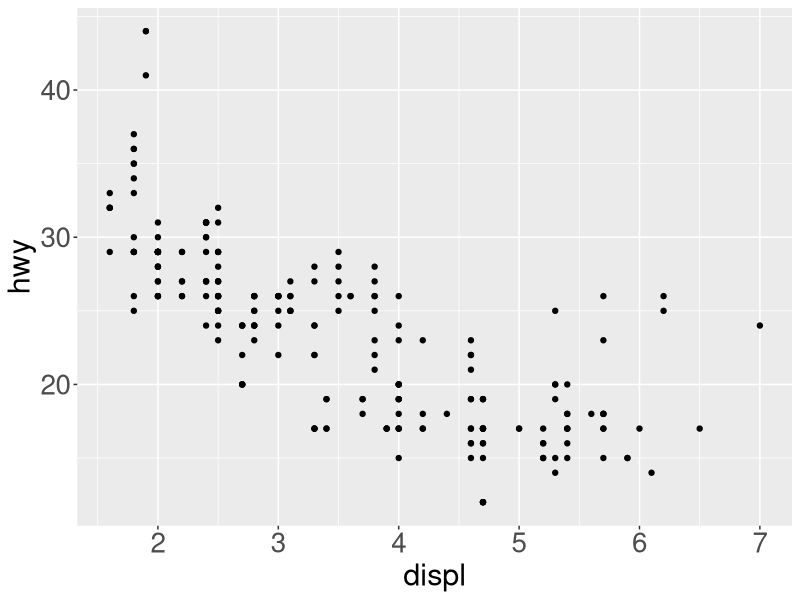
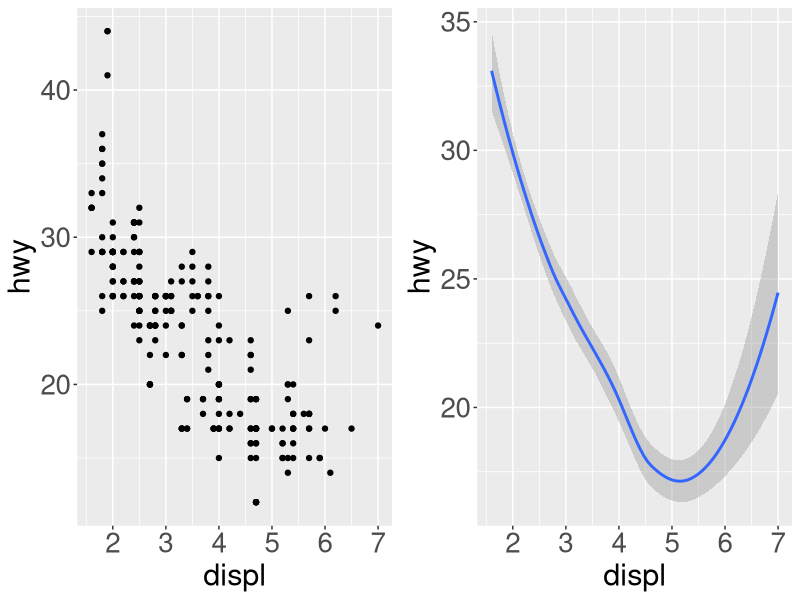
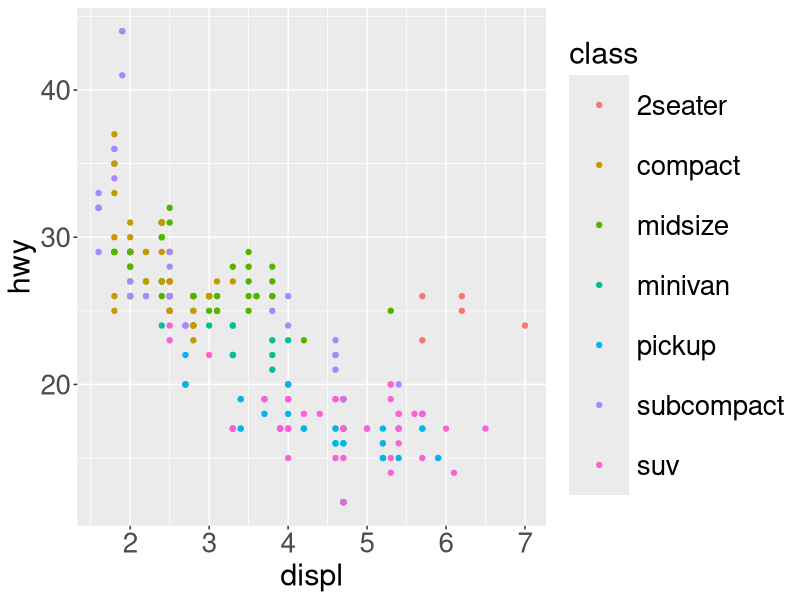
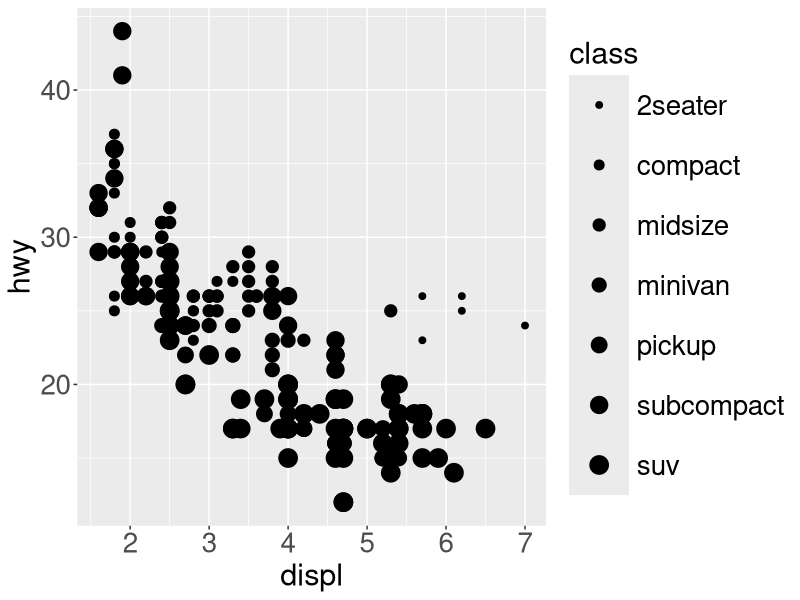
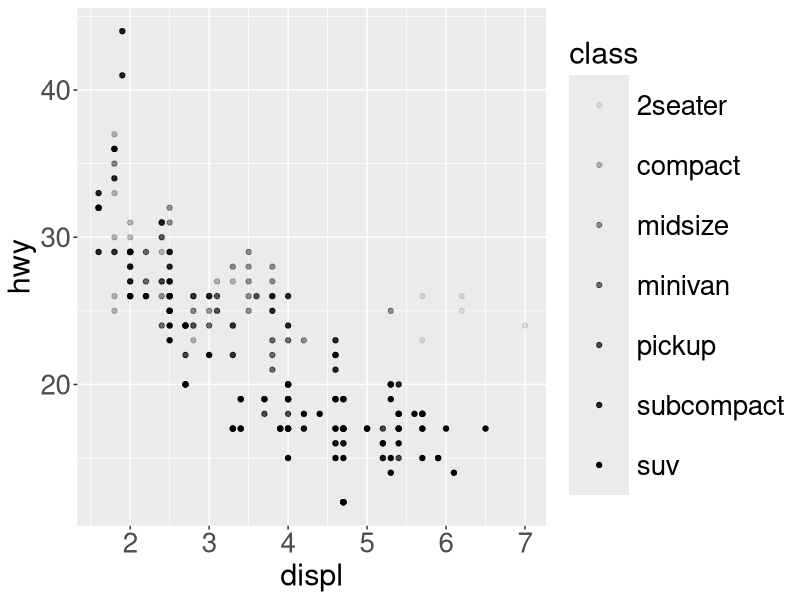
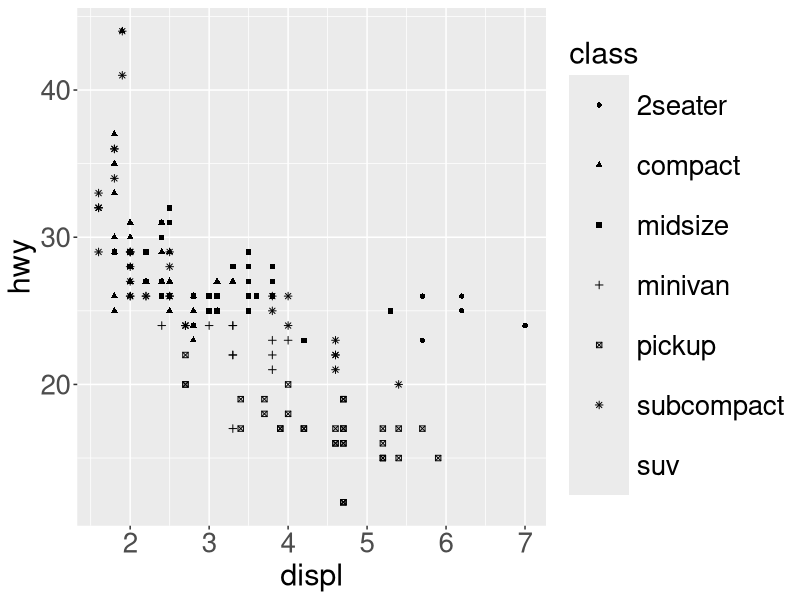
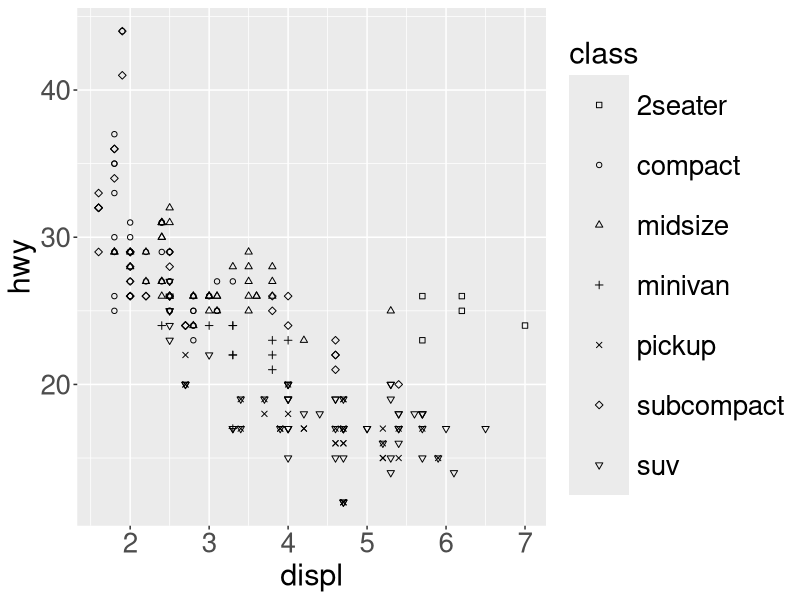
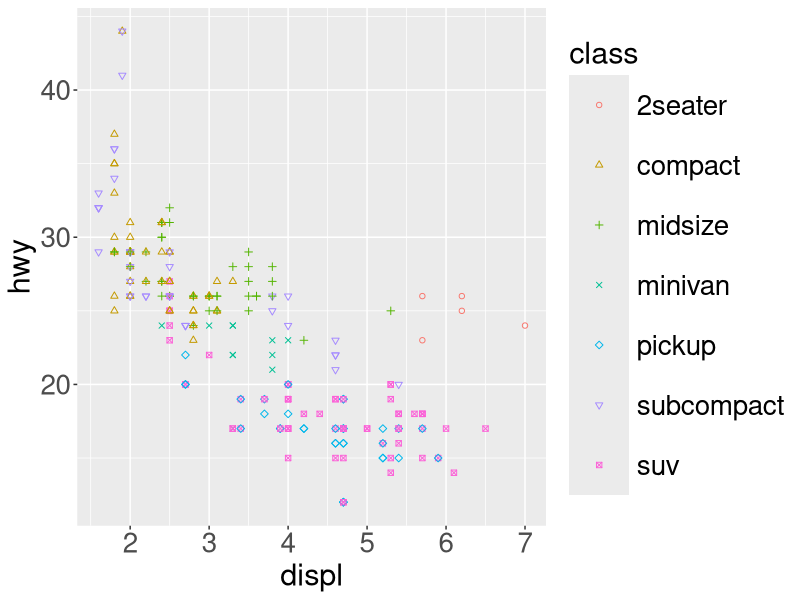

Reproduce these figures in R, in order. (Note: this script raises an error after producing the figures.)
## ---- chunk 1
knitr::opts_chunk$set(echo = TRUE, out.height="150px", fig.align = 'center', message = FALSE, cache=TRUE)

library(egg)
library(tidyverse)

theme_update(
  legend.key.size = unit(3, "line"),        # legend symbols size
  legend.title = element_text(size = 22),   # legend labels
  legend.text = element_text(size = 20),    # legend text
  axis.title = element_text(size = 22),     # axis labels
  axis.text = element_text(size = 20),      # tick labels
  title = element_text(size = 22)           # title
)
## ---- chunk 2
ggplot(data = mpg) +
  geom_point(mapping = aes(x = displ, y = hwy))
## ---- chunk 3
left <- ggplot(data = mpg) + 
  geom_point(mapping = aes(x = displ, y = hwy))

right <- ggplot(data = mpg) + 
  geom_smooth(mapping = aes(x = displ, y = hwy))

ggarrange(left, right, nrow = 1)
## ---- chunk 4
ggplot(data = mpg) +
  geom_point(mapping = aes(x = displ, y = hwy, color = class))
## ---- chunk 5
subset(mpg, class == "2seater", 
       select = c("manufacturer", "model", "year"))
## ---- chunk 6
ggplot(data = mpg) +
  geom_point(aes(x = displ, y = hwy, size = class))
## ---- chunk 7
#> Using size for a discrete variable is not advised.
## ---- chunk 8
ggplot(data = mpg) +
  geom_point(aes(x = displ, y = hwy, alpha = class))
## ---- chunk 9
ggplot(data = mpg) +
  geom_point(aes(x = displ, y = hwy, shape = class))
## ---- chunk 10
ggplot(data = mpg) +
  geom_point(aes(x = displ, y = hwy, shape = class)) +
  scale_shape_manual(values = 0:6)
## ---- chunk 11
ggplot(data = mpg) +
  geom_point(
    mapping = aes(x = displ, y = hwy,
                  shape = class, color = class)) +
  scale_shape_manual(values = 1:7)
## ---- chunk 12
ggplot(mpg) +
  geom_point(aes(x = displ, y = hwy, colour = cty))
## ---- chunk 13
ggplot(mpg) + 
  geom_point(aes(x = displ, y = hwy, size = cty))
## ---- chunk 14
ggplot(mpg) + 
  geom_point(aes(x = displ, y = hwy, alpha = cty)) 
## ---- chunk 15
ggplot(data = mpg) + 
  geom_smooth(aes(x = displ, y = hwy, linetype = drv))
## ---- chunk 16
p1 <- ggplot(data = mpg) +
  geom_smooth(aes(x = displ, y = hwy))

p2 <- ggplot(data = mpg) +
  geom_smooth(aes(x = displ, y = hwy, group = drv))

ggarrange(p1, p2, nrow = 1)
## ---- chunk 17
left <- ggplot(data = mpg) +
  geom_smooth(aes(x = displ, y = hwy, group = drv))

right <- ggplot(data = mpg) +
  geom_smooth(aes(x = displ, y = hwy, linetype = drv))

ggarrange(left, right, nrow = 1)
## ---- chunk 18
left <- ggplot(data = mpg) +
  geom_smooth(aes(x = displ, y = hwy, group = drv))

right <- ggplot(data = mpg) +
  geom_smooth(aes(x = displ, y = hwy, color = drv))

ggarrange(left, right, nrow = 1)
## ---- chunk 19
ggplot(mpg) + 
  geom_point(aes(x = displ, y = hwy, 
                 colour = displ < 5))
## ---- chunk 20
ggplot(mpg) + 
  geom_point(aes(x = displ, y = hwy, 
                 colour = class == "2seater"))
## ---- chunk 21
ggplot(data = mpg) + 
  geom_point(aes(x = displ, y = hwy),
             color = "blue")
## ---- chunk 22
ggplot(data = mpg) +
  geom_point(aes(x = displ, y = hwy), 
    color = "blue",
    size = 6)
## ---- chunk 23
ggplot(data = mpg) + 
  geom_point(aes(x = displ, y = hwy), 
             color = "blue", size = 5, shape = 6)
## ---- chunk 24
ggplot(data = mpg) +
  geom_point(mapping = aes(x = displ, y = hwy),
    color = "blue", size = 5, shape = 24, fill = "red")
## ---- chunk 25
ggplot(data = mpg) +
  geom_point(aes(x = displ, y = hwy), 
             color = "blue", size = 5, shape = 23, fill = "red", stroke = 2
  )
## ---- chunk 26
ggplot(data = mpg) +
  geom_point(aes(x = displ, y = hwy),
    color = "darkblue",
    fill = "lightblue",
    shape = 21,
    size = 5,
    stroke = 1
  )
## ---- chunk 27
ggplot(data = mpg) +
  geom_point(aes(x = displ, y = hwy),
    color = "darkblue",
    fill = "lightblue",
    shape = 21,
    size = 5,
    stroke = 3
  )
## ---- chunk 28
left <- ggplot(data = mpg) + 
  geom_smooth(aes(x = displ, y = hwy))

center <- ggplot(data = mpg) + 
  geom_smooth(aes(x = displ, y = hwy),
    linetype = "dotted")

right <- ggplot(data = mpg) + 
  geom_smooth(aes(x = displ, y = hwy),
    linetype = "twodash")

ggarrange(left, center, right, nrow = 1)
## ---- chunk 29
left <- ggplot(data = mpg) + 
  geom_smooth(aes(x = displ, y = hwy))

center <- ggplot(data = mpg) + 
  geom_smooth(aes(x = displ, y = hwy),size = 2)

right <- ggplot(data = mpg) + 
  geom_smooth(aes(x = displ, y = hwy), size = 5)

ggarrange(left, center, right, nrow = 1)
## ---- chunk 30
left <- ggplot(data = mpg) + 
  geom_smooth(aes(x = displ, y = hwy),
              linetype = "dotted")

center <- ggplot(data = mpg) + 
  geom_smooth(aes(x = displ, y = hwy),
              linetype = "dotted", size = 2)

right <- ggplot(data = mpg) + 
  geom_smooth(aes(x = displ, y = hwy),
              linetype = "dotted", size = 5)

ggarrange(left, center, right, nrow = 1)
## ---- chunk 31

left <- ggplot(data = mpg) +
  geom_smooth(aes(x = displ, y = hwy))

right <- ggplot(data = mpg) +
  geom_smooth(aes(x = displ, y = hwy),
    se = FALSE)

ggarrange(left, right, nrow = 1)
## ---- chunk 32
left <- ggplot(data = mpg) +
  geom_smooth(aes(x = displ, y = hwy, linetype = drv))

right <- ggplot(data = mpg) +
  geom_smooth(aes(x = displ, y = hwy, linetype = drv),
    se = FALSE)

ggarrange(left, right, nrow = 1)
## ---- chunk 33
l <- ggplot(data = mpg) + 
  geom_smooth(aes(x = displ, y = hwy, color = drv))
  
r <- ggplot(data = mpg) + 
  geom_smooth(aes(x = displ, y = hwy, color = drv),
    se = FALSE)

ggarrange(l, r, nrow = 1)
## ---- chunk 34
l <- ggplot(data = mpg) + 
  geom_point(aes(x = displ, y = hwy))

c <- ggplot(data = mpg) + 
  geom_smooth(aes(x = displ, y = hwy))

r <- ggplot(data = mpg) + 
  geom_smooth(aes(x = displ, y = hwy), method = "lm")

ggarrange(l, c, r, nrow = 1)
## ---- chunk 35
l <- ggplot(data = mpg) + 
  geom_smooth(aes(x = displ, y = hwy, linetype = drv),
    se = FALSE)

r <- ggplot(data = mpg) + 
  geom_smooth(aes(x = displ, y = hwy, linetype = drv),
    se = FALSE, show.legend = FALSE)

ggarrange(l, r, nrow = 1)
## ---- chunk 36
l <- ggplot(data = mpg) + 
  geom_smooth(aes(x = displ, y = hwy, color = drv),
    se = FALSE)

r <- ggplot(data = mpg) + 
  geom_smooth(aes(x = displ, y = hwy, color = drv),
    se = FALSE, show.legend = FALSE)

ggarrange(l, r, nrow = 1)
## ---- chunk 37
ggplot(data = mpg) + 
  geom_point(aes(x = displ, y = hwy)) + 
  facet_wrap(~ class, nrow = 2)
## ---- chunk 38
ggplot(data = mpg) + 
  geom_smooth(aes(x = displ, y = cyl), se = FALSE) + 
  facet_wrap(~class, nrow = 2)
## ---- chunk 39
ggplot(data = mpg) + 
  geom_point(aes(x = displ, y = hwy)) + 
  facet_grid(drv ~ cyl)
## ---- chunk 40
ggplot(data = mpg) + 
  geom_point(aes(x = displ, y = hwy)) + 
  facet_grid(. ~ cyl)
## ---- chunk 41
ggplot(data = mpg) + 
  geom_point(aes(x = displ, y = hwy)) +
  facet_grid(drv ~ .)
## ---- chunk 42
ggplot(data = mpg) + 
  geom_point(aes(x = displ, y = hwy)) +
  geom_smooth(aes(x = displ, y = hwy))
## ---- chunk 43
p1 <- ggplot(data = mpg) +
  geom_smooth( mapping = aes(x = displ, y = hwy),
    se = FALSE) +
  geom_point(mapping = aes(x = displ, y = hwy))
              
p2 <- ggplot(data = mpg) +
  geom_smooth(mapping = aes(x = displ, y = hwy,
                            group = drv), 
    se = FALSE) +
  geom_point(mapping = aes(x = displ, y = hwy))
              
ggarrange(p1, p2, nrow = 1)
## ---- chunk 44
ggplot(data = mpg, aes(x = displ, y = hwy)) + 
  geom_point() + 
  geom_smooth()
## ---- chunk 45
ggplot(data = mpg, aes(x = displ, y = hwy)) + 
  geom_smooth(aes(color = drv), se = FALSE) +
  geom_point()
## ---- chunk 46
ggplot(data = mpg, aes(x = displ, y = hwy, color = drv)) + 
  geom_smooth(se = FALSE) +
  geom_point()
## ---- chunk 47
ggplot(data = mpg, aes(x = displ, y = hwy)) +
  geom_smooth(aes(linetype = drv), se = FALSE) +
  geom_point(aes(color = drv))
## ---- chunk 48
ggplot(data = mpg, aes(x = displ, y = hwy,
                       color = drv)) + 
  geom_smooth(aes(linetype = drv), se = FALSE) + 
  geom_point() 
## ---- chunk 49
ggplot(data = mpg, aes(x = displ, y = hwy)) + 
  geom_point(mapping = aes(color = class)) + 
  geom_smooth()
## ---- chunk 50
ggplot(data = mpg, aes(x = displ, y = hwy)) + 
  geom_smooth(aes(linetype = drv)) +
  geom_point(aes(color = class))
## ---- chunk 51
ggplot(data = mpg, aes(x = displ, y = hwy)) + 
  geom_smooth(aes(linetype = drv), se = FALSE) +
  geom_point(aes(color = class))
## ---- chunk 52
ggplot(data = mpg, aes(x = displ, y = hwy)) + 
  geom_smooth(se = FALSE) + 
  geom_point() + 
  facet_wrap(~class, nrow = 2)
## ---- chunk 53
ggplot(data = mpg, aes(x = displ, y = hwy)) + 
  geom_point() + 
  geom_smooth(method = "lm", se = FALSE) +  
  facet_wrap(~class, nrow = 2)
## ---- chunk 54
subcompact <- subset(mpg, class == "subcompact")

ggplot(data = mpg, aes(x = displ, y = hwy)) +
  geom_point(aes(color = class)) +
  geom_smooth(data = subcompact, se = FALSE, 
              method = "lm")
## ---- chunk 55

subcompact <- subset(mpg, class == "subcompact")
two_seater <- subset(mpg, class == "2seater")

ggplot(data = mpg, aes(x = displ, y = hwy)) +
  geom_point(aes(color = class)) +
  geom_smooth(data = subcompact, se = FALSE,
              method = "lm") +
  geom_smooth(data = two_seater, se = FALSE,
              method = "lm")
## ---- chunk 56
ggplot(data = subset(mpg, class != "2seater"), 
       aes(x = displ, y = hwy)) +
  geom_point(aes(color = class)) +
  geom_smooth(se = FALSE)

## ---- chunk 57
corvette <- subset(mpg, model == "corvette")
not_corvette <- subset(mpg, model != "corvette")

ggplot(mapping = aes(x = displ, y = hwy)) + 
  geom_point(data = not_corvette) + 
  geom_point(data = corvette,  color = "Red")
## ---- chunk 58
ggplot(data = diamonds) + 
  geom_bar(aes(x = cut))
## ---- chunk 59
ggplot(data = diamonds) + 
  stat_count(aes(x = cut))
## ---- chunk 60
tib <- tribble(
  ~cut,         ~freq,
  "Fair",       1610,
  "Good",       4906,
  "Very Good",  12082,
  "Premium",    13791,
  "Ideal",      21551
)
## ---- chunk 61
ggplot(data = tib) +
  geom_bar(aes(x = cut, y = freq),
    stat = "identity")
## ---- chunk 62
ggplot(data = tib) +
  stat_identity(aes(x = cut, y = freq))
## ---- chunk 63
ggplot(data = tib) +
  geom_col(aes(x = cut, y = freq))
## ---- chunk 64
plt_1 <- ggplot(data = diamonds) +
  geom_bar(aes(x = cut))

plt_1 <- ggplot_build(plt_1)
plt_1$data[[1]][, 1:8]
## ---- chunk 65
ggplot(data = diamonds) +
  geom_bar(aes(x = cut, y = stat(prop)))
## ---- chunk 66
plt_2 <- ggplot(data = diamonds) +
  geom_bar(aes(x = cut, y = stat(prop)))

plt_2 <- ggplot_build(plt_2)
plt_2$data[[1]][, 1:8]

## ---- chunk 67
ggplot(data = diamonds) + 
  geom_bar(aes(x = cut, y = stat(prop), group = 1))
## ---- chunk 68
plt_3 <- ggplot(data = diamonds) +
  geom_bar(aes(x = cut, y = stat(prop), group = 1))
plt_3 <- ggplot_build(plt_3)

plt_3$data[[1]][, 1:5]
## ---- chunk 69
ggplot(data = diamonds) + 
  geom_bar(aes(x = cut, color = cut))
## ---- chunk 70
ggplot(data = diamonds) + 
  geom_bar(aes(x = cut, color = cut), fill = "white")
## ---- chunk 71
ggplot(data = diamonds) + 
  geom_bar(aes(x = cut, color = cut),
           fill = "white", show.legend = FALSE)
## ---- chunk 72
ggplot(data = diamonds) + 
  geom_bar(aes(x = cut, fill = clarity))
## ---- chunk 73
ggplot(data = diamonds) + 
  geom_bar(aes(x = cut, fill = clarity), 
           position = "fill")
## ---- chunk 74
ggplot(data = diamonds) + 
  geom_bar(aes(x = cut, fill = clarity), 
           position = "dodge")
## ---- chunk 75
ggplot(data = mpg) + 
  geom_point(aes(x = displ, y = hwy))
## ---- chunk 76
p1 <- ggplot(data = mpg) + 
  geom_point(aes(x = displ, y = hwy))

p2 <- ggplot(data = mpg) + 
  geom_point(aes(x = displ, y = hwy),
             position = "jitter")

ggarrange(p1, p2, nrow = 1)

## ---- chunk 77
p1 <- ggplot(data = mpg,  aes(x = displ, y = hwy)) + 
  geom_point() +
  geom_smooth()

p2 <- ggplot(data = mpg, aes(x = displ, y = hwy)) + 
  geom_point(position = "jitter") +
  geom_smooth()

ggarrange(p1, p2, nrow = 1)

## ---- chunk 78
p1 <- ggplot(data = mpg, aes(x = cty, y = hwy)) +
        geom_point()

p2 <- ggplot(data = mpg, aes(x = cty, y = hwy)) +
        geom_jitter()

p3 <- ggplot(data = mpg, aes(x = cty, y = hwy)) +
  geom_jitter(height = 2, width = 2)

ggarrange(p1, p2, p3, nrow = 1)
## ---- chunk 79
ggplot(data = mpg, aes(y = hwy)) + 
  geom_boxplot()
## ---- chunk 80
ggplot(data = mpg, aes(x = drv, y = hwy)) + 
  geom_boxplot()
## ---- chunk 81
ggplot(data = mpg, 
       aes(x = drv, y = hwy, color = drv)) + 
  geom_boxplot()
## ---- chunk 82
ggplot(data = mpg, 
       aes(x = drv, y = hwy, fill = drv)) + 
  geom_boxplot()
## ---- chunk 83
ggplot(data = mpg, aes(x = class, y = hwy)) + 
  geom_boxplot()
## ---- chunk 84
ggplot(data = mpg, aes(x = class, y = hwy)) + 
  geom_boxplot() +
  coord_flip()

## ---- chunk 85
ggplot(mpg, aes(x = "", fill = drv)) +
  geom_bar() 
## ---- chunk 86
ggplot(mpg, aes(x = "", fill = drv)) +
  geom_bar() +
  coord_polar("y")
## ---- chunk 87
ggplot(mpg, aes(x = "", fill = class)) +
  geom_bar() +
  coord_polar("y")
## ---- chunk 88
ggplot(mpg, aes(displ, hwy)) +
  geom_point(aes(color = class)) +
  geom_smooth(se = FALSE) +
  labs(
    title = "Efficiency decreases with engine size")
## ---- chunk 89
ggplot(mpg, aes(displ, hwy)) +
  geom_point(aes(color = class)) +
  geom_smooth(se = FALSE) +
  labs(
    title = "Efficiency decreases with engine size",
    subtitle = "Two seaters are an exception",
    caption = "Data from fueleconomy.gov"
  )
## ---- chunk 90
ggplot(mpg, aes(displ, hwy)) +
  geom_point(aes(colour = class)) +
  geom_smooth(se = FALSE) +
  labs(
    x = "Engine displacement (L)",
    y = "Highway fuel economy (mpg)",
    colour = "Car type"
  )
## ---- chunk 91
df <- tibble(
  x = runif(10),
  y = runif(10))

ggplot(df, aes(x, y)) +
  geom_point() +
  labs(
    x = quote(sum(x[i] ^ 2, i == 1, n)),
    y = quote(alpha + beta + frac(delta, theta))
  )
## ---- chunk 92
?plotmath
## ---- chunk 93
ggplot(mpg, aes(displ, hwy)) +
  geom_point(aes(color = class)) +
  geom_smooth(se = FALSE) +
  theme_classic()
## ---- chunk 94
knitr::include_graphics("figures/themes.png")
## ---- chunk 95
my_plot <- ggplot(mpg, aes(displ, hwy)) +
  geom_point()

ggsave("outputs/my-plot-v2.pdf", plot = my_plot)
